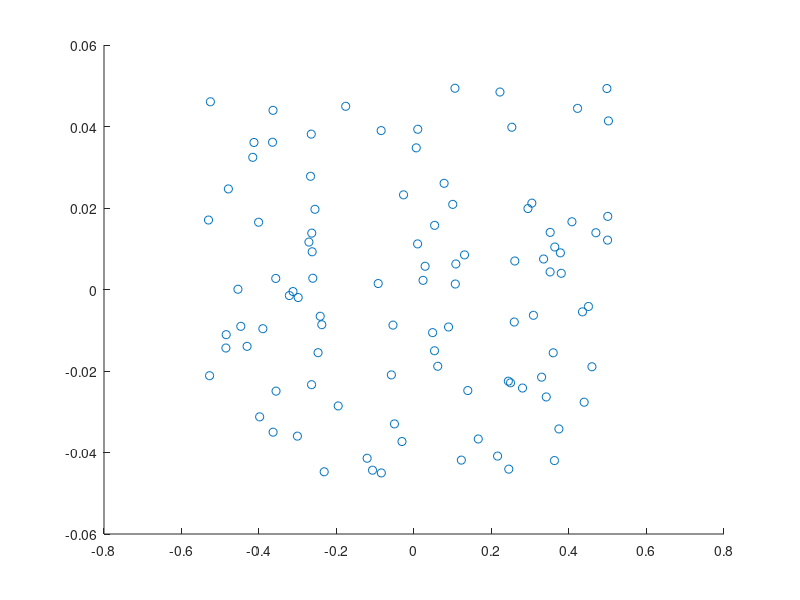

Write the MATLAB code that produced this figure.
x = rand(1,100) + rand();
y = rand().*x + rand(1,100)/10;
xp = x - mean(x);
yp = y - mean(y);
c = cov(xp, yp);
[evectors, evalues] = eig(c);
[val,ind] = max(diag(evalues));
theta = -pi/2-atan2(evectors(ind,1), -evectors(ind,2));
R = [cos(theta) -sin(theta); sin(theta) cos(theta)];
rp = R * [xp;yp];
figure
scatter(rp(1,:),rp(2,:));
